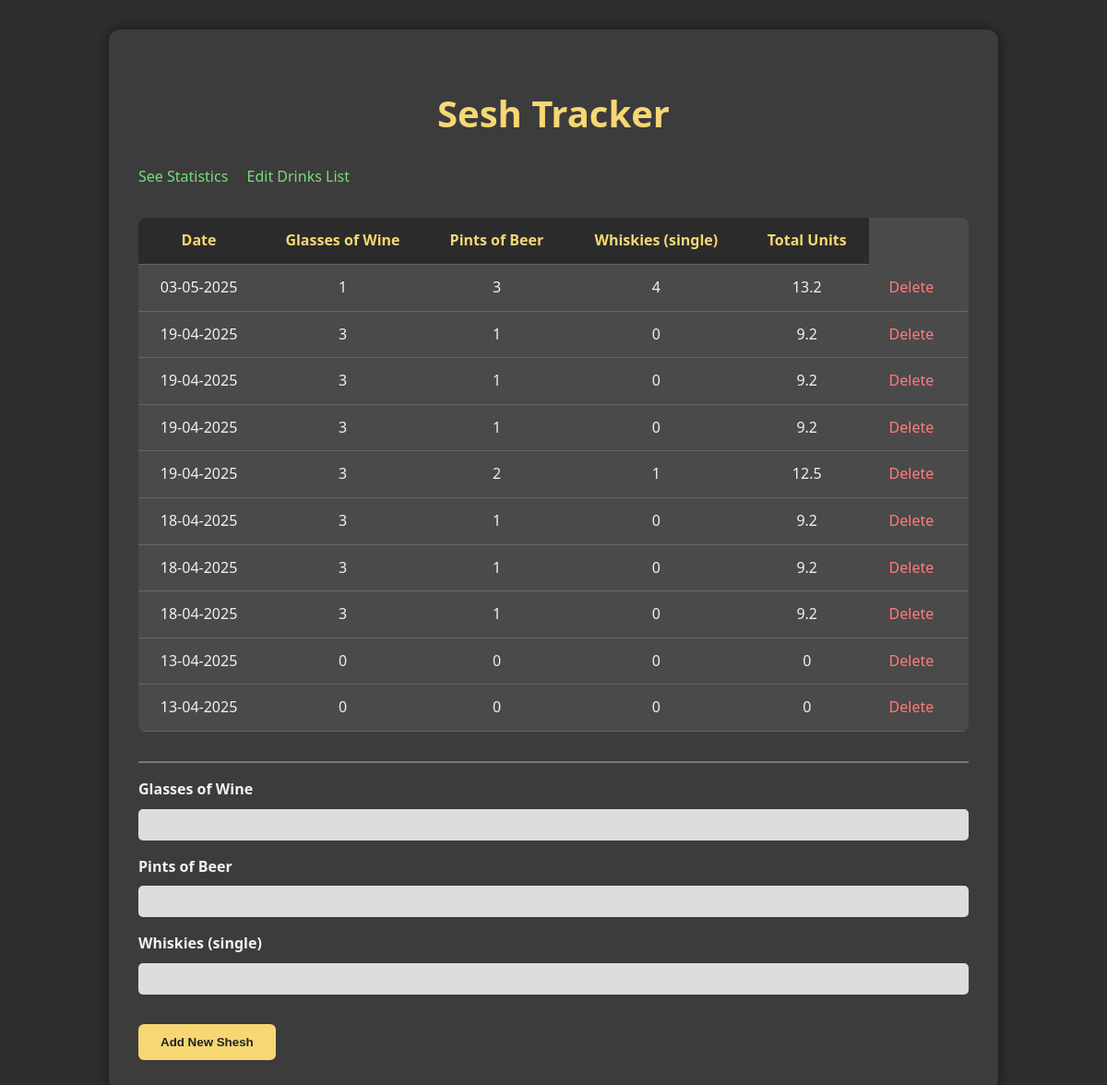
The page / on the database its author committed.
### app.py (models this page shows, shortened)
class Drink(db.Model):
    id = db.Column(db.Integer, primary_key=True)
    name = db.Column(db.String(30), nullable=False, unique=True)
    alcohol_units =db.Column(db.Float, nullable=False)

class Sesh(db.Model):
    id = db.Column(db.Integer, primary_key=True)
    date = db.Column(db.DateTime, default=datetime.now(timezone.utc))

### app.py (the view)
@app.route("/", methods=['GET', "POST"])
def index():
    if request.method == "POST":
        print("Creating new Shesh")
        new_sesh = Sesh()
        print(f"New shesh created{new_sesh.id}")
        db.session.add(new_sesh)
        db.session.commit()
        drinks = Drink.query.order_by(Drink.name.asc()).all()
        valid_entry = False
        for drink in drinks:
            servings = request.form.get(drink.name)
            print(f"processing drink: {drink.name}, servings {servings}")
            if servings and int(int(servings) > 0):
                valid_entry = True
                sesh_entry =SeshEntry(
                    sesh_id=new_sesh.id,
                    drink_id= drink.id,
                    servings=int(servings)
                )
                db.session.add(sesh_entry)
                db.session.commit()
            if not valid_entry:
                return "Error: no valid servings provided", 400
            db.session.commit()
        return redirect("/")
    else:
        seshes = Sesh.query.order_by(Sesh.date.desc()).all()
        drinks = Drink.query.order_by(Drink.name.asc()).all()
        sesh_data=[]
        for sesh in seshes:
            entries = SeshEntry.query.filter_by(sesh_id=sesh.id).all()
            drink_summary = {}
            total_units = 0
            for entry in entries:
                drink_name = entry.drink.name
                units = entry.drink.alcohol_units * entry.servings
                total_units += units
                drink_summary[drink_name] = {
                    "servings": entry.servings,
                    "units": units
                }
            sesh_data.append(
                {
                    "date": sesh.date,
                    "drinks": drink_summary,
                    "total_units": total_units,
                    "id": sesh.id
                }
            )
        return render_template("index.html", sesh_data=sesh_data, drinks=drinks)

### templates/index.html (shortened to what this page needs)
{%extends 'base.html' %}
{%block body%}
<div class="content">
    <h1>Sesh Tracker</h1>
    <a href="/statistics">See Statistics</a>
    <a href="/edit_drinks">Edit Drinks List</a>
    <table>
        <tr>
            <th>Date</th>
            {% for drink in drinks %}
                <th>{{drink.name}}</th>
            {%endfor%}
            <th>
                Total Units
            </th>
        </tr>
        {%for sesh in sesh_data%}
        <tr>
            <td>{{sesh.date.strftime('%d-%m-%Y')}}</td>
            {%for drink in drinks%}
                <td>
                    {%if drink.name in sesh.drinks%}
                        {{sesh.drinks[drink.name].servings}}
                    {%else%}
                        0
                    {%endif%}
                </td>
            {%endfor %}
            <td>{{sesh.total_units | round(2)}}</td>
            <td>
                <a href="/delete/{{sesh.id}}">Delete</a>
            </td>
        </tr>
        {%endfor%}
    </table>
    <form action="/" method="POST">
        {%for drink in drinks%}
            <div class="form-row">
                <label for= "{{drink.name}}" >{{drink.name}}</label>
                <input type="number" id="{{drink.name}}" name="{{drink.name}}"min="0">
            </div>
        {%endfor%}
        <input type="submit" value="Add New Shesh" id="btn_add">
    </form>
</div>
{%endblock%}

### templates/base.html (shortened to what this page needs)
<!DOCTYPE html>
<html lang="en">
<head>
    <link rel="stylesheet" href="{{url_for('static', filename='styles.css')}}">
</head>
<body>
    {%block body%}  {%endblock%}
</body>
</html>

### static/styles.css (style rules this page uses)
body { font-family: 'Segoe UI', Tahoma, Geneva, Verdana, sans-serif; background-color: #2e2e2e; color: #f1f1f1; margin: 0; padding: 0; line-height: 1.6; }
.content { max-width: 900px; margin: 2rem auto; padding: 2rem; background-color: #3c3c3c; border-radius: 12px; box-shadow: 0 0 15px rgba(0,0,0,0.5); }
h1 { text-align: center; font-size: 2.5rem; color: #f7d774; margin-bottom: 1.5rem; }
a { color: #77dd77; text-decoration: none; margin-right: 1rem; }
table { width: 100%; border-collapse: collapse; margin: 2rem 0; background-color: #4a4a4a; border-radius: 8px; overflow: hidden; }
th, td { padding: 0.75rem; text-align: center; border-bottom: 1px solid #666; }
th { background-color: #2b2b2b; color: #f7d774; }
td a { color: #ff7b7b; }
form { margin-top: 2rem; padding-top: 1rem; border-top: 2px solid #777; }
.form-row { margin-bottom: 1rem; display: flex; flex-direction: column; }
label { margin-bottom: 0.5rem; font-weight: bold; }
input[type="text"], input[type="number"] { padding: 0.5rem; border-radius: 5px; border: none; background-color: #ddd; color: #222; font-size: 1rem; }
input[type="submit"] { background-color: #f7d774; color: #222; border: none; padding: 0.75rem 1.5rem; border-radius: 6px; cursor: pointer; font-weight: bold; margin-top: 1rem; transition: background-color 0.2s ease; }

### rows shown on the page
Drink: name "Glasses of Wine", name "1", name "3", shows "0"
Drink: name "Pints of Beer", name "3", name "1", name "2", shows "0"
Drink: name "Whiskies (single)", name "4", shows "0", name "1"
Sesh: date "03-05-2025"
Sesh: date "19-04-2025"
Sesh: date "19-04-2025"
Sesh: date "19-04-2025"
Sesh: date "19-04-2025"
Sesh: date "18-04-2025"
Sesh: date "18-04-2025"
Sesh: date "18-04-2025"
Sesh: date "13-04-2025"
Sesh: date "13-04-2025"

### other values the page prints
{{ sesh.total_units | round(2) }} "13.2" "9.2" "9.2" "9.2" "12.5" "9.2" "9.2" "9.2" "0" "0"
